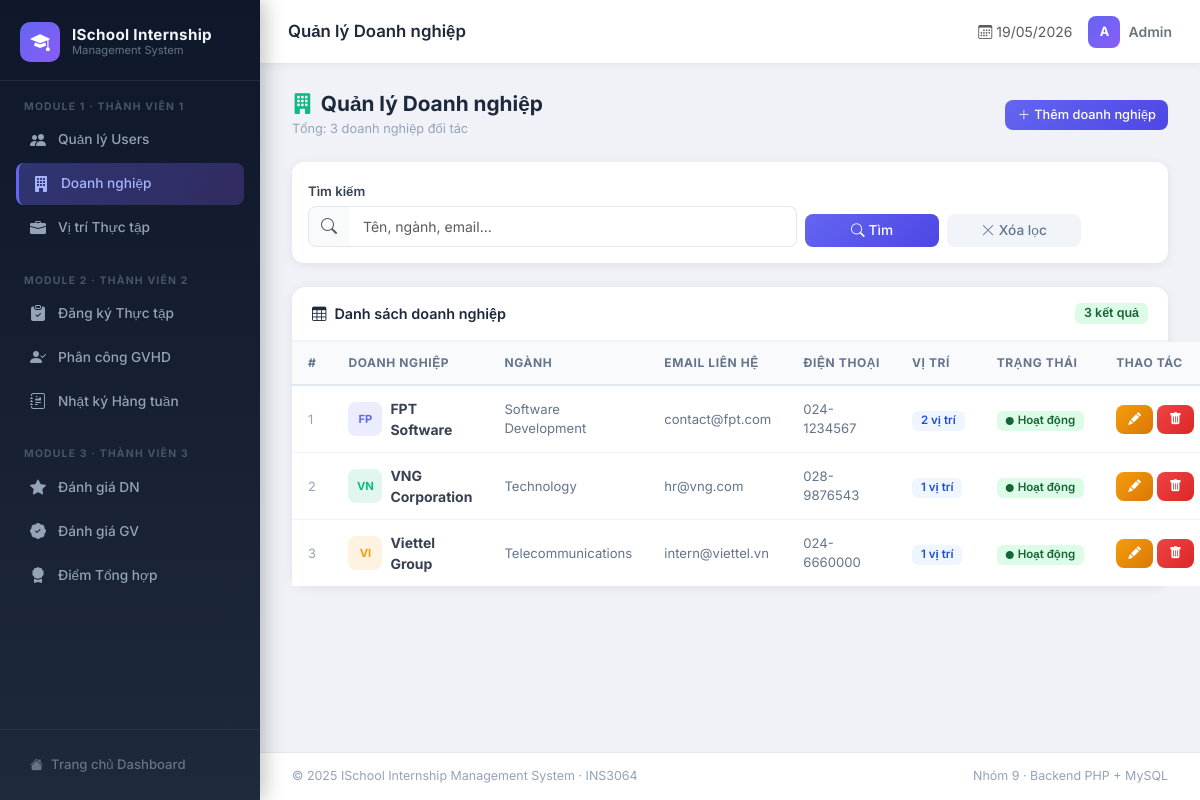
The page /internship_system/modules/companies/list.php on the database its author committed.
### tables this page shows
CREATE TABLE companies (
    company_id    INT PRIMARY KEY AUTO_INCREMENT,
    company_name  VARCHAR(150) NOT NULL,
    industry      VARCHAR(100),
    address       TEXT,
    description   TEXT,
    contact_email VARCHAR(100) UNIQUE,
    phone         VARCHAR(20),
    status        ENUM('active','inactive') DEFAULT 'active',
    created_at    TIMESTAMP DEFAULT CURRENT_TIMESTAMP
);

### internship_system/modules/companies/list.php (the view, shortened to what this page needs)
<?php
require_once '../../config/database.php';
$search = isset($_GET['search']) ? sanitize($_GET['search']) : '';
$sql = "SELECT c.*, COUNT(p.position_id) AS total_positions
        FROM companies c
        LEFT JOIN internship_positions p ON c.company_id = p.company_id
        WHERE 1=1";
$sql .= " GROUP BY c.company_id ORDER BY c.created_at DESC";
$stmt = $conn->prepare($sql);
$stmt->execute();
$companies = $stmt->get_result()->fetch_all(MYSQLI_ASSOC);
?>
<?php include '../../includes/header.php'; ?>
<div class="page-header">
    <div>
        <h4><i class="bi bi-building-fill me-2" style="color:#10b981"></i>Quản lý Doanh nghiệp</h4>
        <div class="page-subtitle">Tổng: <?= count($companies) ?> doanh nghiệp đối tác</div>
    </div>
    <a href="add.php" class="btn btn-primary btn-sm">
        <i class="bi bi-plus-lg me-1"></i>Thêm doanh nghiệp
    </a>
</div>
<div class="card mb-4" style="border-radius:12px;">
    <div class="card-body py-3">
        <form method="GET" class="row g-2 align-items-end">
            <div class="col-md-7">
                <label class="form-label mb-1">Tìm kiếm</label>
                <div class="input-group">
                    <span class="input-group-text" style="background:#f8fafc;border-color:#e2e8f0;border-radius:8px 0 0 8px;">
                        <i class="bi bi-search text-muted"></i>
                    </span>
                    <input type="text" name="search" class="form-control"
                           style="border-left:none;border-radius:0 8px 8px 0;"
                           placeholder="Tên, ngành, email..." value="<?= htmlspecialchars($search) ?>">
                </div>
            </div>
            <div class="col-md-2">
                <label class="form-label mb-1 d-block">&nbsp;</label>
                <button type="submit" class="btn btn-primary w-100"><i class="bi bi-search me-1"></i>Tìm</button>
            </div>
            <div class="col-md-2">
                <label class="form-label mb-1 d-block">&nbsp;</label>
                <a href="list.php" class="btn w-100" style="background:#f1f5f9;color:#64748b;border:none;">
                    <i class="bi bi-x-lg me-1"></i>Xóa lọc
                </a>
            </div>
        </form>
    </div>
</div>
<div class="card table-card">
    <div class="card-header d-flex justify-content-between align-items-center">
        <span><i class="bi bi-table me-2"></i>Danh sách doanh nghiệp</span>
        <span class="badge" style="background:#dcfce7;color:#166534;font-size:.78rem;"><?= count($companies) ?> kết quả</span>
    </div>
    <div class="card-body p-0">
        <table class="table mb-0">
            <thead>
                <tr>
                    <th>#</th>
                    <th>Doanh nghiệp</th>
                    <th>Ngành</th>
                    <th>Email liên hệ</th>
                    <th>Điện thoại</th>
                    <th>Vị trí</th>
                    <th>Trạng thái</th>
                    <th style="width:100px">Thao tác</th>
                </tr>
            </thead>
            <tbody>
            <?php if (empty($companies)): ?>
                <tr><td colspan="8" class="text-center py-5">
                    <i class="bi bi-inbox fs-1 d-block mb-2 text-muted opacity-25"></i>
                    <span class="text-muted">Không có dữ liệu</span>
                </td></tr>
            <?php else: ?>
                <?php foreach ($companies as $i => $c):
                    $colors = ['#6366f1','#10b981','#f59e0b','#ef4444','#8b5cf6'];
                    $color  = $colors[$i % count($colors)];
                    $initials = strtoupper(mb_substr($c['company_name'], 0, 2));
                ?>
                <tr>
                    <td style="color:#94a3b8;font-size:.8rem"><?= $i + 1 ?></td>
                    <td>
                        <div class="d-flex align-items-center gap-2">
                            <div class="avatar-sm" style="background:<?= $color ?>20;color:<?= $color ?>;font-size:.7rem;">
                                <?= $initials ?>
                            </div>
                            <strong><?= htmlspecialchars($c['company_name']) ?></strong>
                        </div>
                    </td>
                    <td style="color:#64748b;font-size:.82rem"><?= htmlspecialchars($c['industry'] ?? '—') ?></td>
                    <td style="color:#64748b;font-size:.82rem"><?= htmlspecialchars($c['contact_email'] ?? '—') ?></td>
                    <td style="color:#64748b;font-size:.82rem"><?= htmlspecialchars($c['phone'] ?? '—') ?></td>
                    <td>
                        <span class="badge" style="background:#eff6ff;color:#1d4ed8;"><?= $c['total_positions'] ?> vị trí</span>
                    </td>
                    <td>
                        <?php if ($c['status'] === 'active'): ?>
                        <span class="badge" style="background:#dcfce7;color:#166534;">
                            <i class="bi bi-circle-fill me-1" style="font-size:.5rem"></i>Hoạt động
                        </span>
                        <?php else: ?>
                        <span class="badge" style="background:#f1f5f9;color:#64748b;">Vô hiệu</span>
                        <?php endif; ?>
                    </td>
                    <td>
                        <div class="d-flex gap-1">
                            <a href="edit.php?id=<?= $c['company_id'] ?>" class="btn btn-warning btn-sm">
                                <i class="bi bi-pencil-fill"></i>
                            </a>
                            <a href="list.php?delete=<?= $c['company_id'] ?>"
                               class="btn btn-danger btn-sm"
                               onclick="return confirm('Xác nhận xóa doanh nghiệp này?')">
                                <i class="bi bi-trash-fill"></i>
                            </a>
                        </div>
                    </td>
                </tr>
                <?php endforeach; ?>
            <?php endif; ?>
            </tbody>
        </table>
    </div>
</div>
<?php include '../../includes/footer.php'; ?>

### internship_system/includes/header.php (style rules this page uses)
*, *::before, *::after { box-sizing: border-box; }
body { font-family: 'Inter', sans-serif; background: #f0f2f8; color: #2d3748; margin: 0; }
.card { border: none; border-radius: 14px; box-shadow: 0 2px 12px rgba(0,0,0,.07); transition: box-shadow .2s, transform .2s; }
.table-card .card-header { background: #fff; border-bottom: 2px solid #f1f5f9; padding: 16px 20px; border-radius: 14px 14px 0 0 !important; font-weight: 600; font-size: 0.9rem; color: #1e293b; }
.table thead th { background: #f8fafc; color: #64748b; font-size: 0.75rem; font-weight: 700; text-transform: uppercase; letter-spacing: .6px; border-bottom: 2px solid #e2e8f0; padding: 12px 16px; white-space: nowrap; }
.table tbody td { padding: 12px 16px; vertical-align: middle; font-size: 0.875rem; border-bottom: 1px solid #f1f5f9; color: #374151; }
.table tbody tr:last-child td { border-bottom: none; }
.btn { border-radius: 8px; font-weight: 500; font-size: 0.855rem; }
.btn-primary { background: linear-gradient(135deg, #6366f1, #4f46e5); border: none; }
.btn-warning { background: linear-gradient(135deg, #f59e0b, #d97706); border: none; color: #fff; }
.btn-danger { background: linear-gradient(135deg, #ef4444, #dc2626); border: none; }
.btn-sm { padding: 5px 12px; font-size: 0.8rem; }
.badge { border-radius: 6px; font-weight: 600; font-size: 0.72rem; padding: 4px 9px; }
.form-control, .form-select { border-radius: 8px; border: 1.5px solid #e2e8f0; font-size: 0.875rem; padding: 9px 14px; transition: border-color .2s, box-shadow .2s; }
.form-label { font-weight: 600; font-size: 0.82rem; color: #374151; margin-bottom: 6px; }
.page-header { display: flex; align-items: center; justify-content: space-between; margin-bottom: 24px; }
.page-header h4 { font-size: 1.3rem; font-weight: 700; color: #1e293b; margin: 0; }
.page-header .page-subtitle { font-size: 0.8rem; color: #94a3b8; margin-top: 2px; }
.avatar-sm { width: 34px; height: 34px; border-radius: 8px; display: inline-flex; align-items: center; justify-content: center; font-size: 0.85rem; font-weight: 700; flex-shrink: 0; }

### rows shown on the page
companies: company_name "FP", company_name "FPT Software", industry "Software Development", contact_email "contact@fpt.com", phone "024-1234567", total_positions "2", status "active" (drawn)
companies: company_name "VN", company_name "VNG Corporation", industry "Technology", contact_email "hr@vng.com", phone "028-9876543", total_positions "1", status "active" (drawn)
companies: company_name "VI", company_name "Viettel Group", industry "Telecommunications", contact_email "intern@viettel.vn", phone "024-6660000", total_positions "1", status "active" (drawn)

### other values the page prints
$titles[$page_key] "Quản lý Doanh nghiệp"
count($companies) "3"
